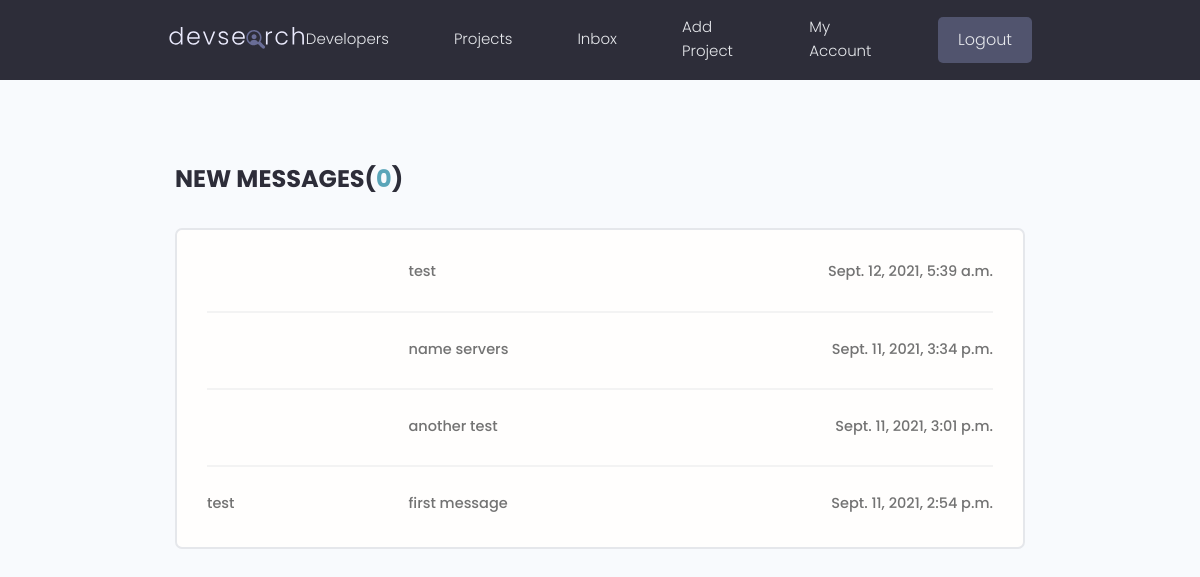
The page /inbox/ (signed in) on the database its author committed.
### users/models.py (models this page shows, shortened)
class Message(models.Model):
    sender = models.ForeignKey(Profile, on_delete=SET_NULL, null=True, blank=True)
    recipient = models.ForeignKey(Profile, on_delete=SET_NULL, null=True, blank=True, related_name="messages")
    name = models.CharField(max_length=200, null=True, blank=True)
    email = models.EmailField(max_length=200, null=True, blank=True)
    subject = models.CharField(max_length=200, null=True, blank=True)
    body = models.TextField()
    is_read = models.BooleanField(default=False, null=True)
    created = models.DateTimeField(auto_now_add=True)
    id = models.UUIDField(default=uuid.uuid4, unique=True, primary_key=True, editable=False)
    class Meta:
        ordering = ['is_read', '-created']

class Profile(models.Model):
    user = models.OneToOneField(User, on_delete=CASCADE, null=True, blank=True)
    name = models.CharField(max_length=200, blank=True, null=True)
    username = models.CharField(max_length=200, blank=True, null=True)
    location = models.CharField(max_length=200, blank=True, null=True)
    email = models.EmailField(max_length=250, blank=True, null=True)
    short_intro = models.CharField(max_length=300, blank=True, null=True)
    bio = models.TextField(blank=True, null=True)
    profile_image = models.ImageField(null=True, blank=True, upload_to='profiles/', default='profiles/user-default.png')
    social_github = models.CharField(max_length=200, blank=True, null=True)
    social_twitter = models.CharField(max_length=200, blank=True, null=True)
    social_linkedin = models.CharField(max_length=200, blank=True, null=True)
    social_youtube = models.CharField(max_length=200, blank=True, null=True)
    social_website = models.CharField(max_length=200, blank=True, null=True)
    created = models.DateTimeField(auto_now_add=True)
    id = models.UUIDField(default=uuid.uuid4, unique=True, primary_key=True, editable=False)
    class Meta:
        ordering = ['created']

### users/views.py (the view)
# urls.py: path('inbox/', views.inbox, name='inbox'),
@login_required(login_url='login')
def inbox(request):
    profile = request.user.profile
    messageRequests = profile.messages.all()
    unreadCount = messageRequests.filter(is_read=False).count()
    context = {'messageRequests': messageRequests, 'unreadCount': unreadCount}
    return render(request, 'users/inbox.html', context)

### users/templates/users/inbox.html
{% extends 'main.html' %}
{% block content %}
  <main class="inbox my-xl">
    <div class="content-box">
      <h3 class="inbox__title">New Messages(<span>{{ unreadCount }}</span>)</h3>
      <ul class="messages">
        {% for message in messageRequests %}
        {% if message.is_read == False %}
        <li class="message message--unread">
        {% else %}
        <li class="message">
        {% endif%}
          <a href="{% url 'view-message' message.id %}">
            <span class="message__author">{{ message.sender.name }}</span>
            <span class="message__subject">{{message.subject}}</span>
            <span class="message__date">{{message.created}}</span>
          </a>
        </li>
        {% endfor %}
      </ul>
    </div>
  </main>
{% endblock %}

### templates/main.html (shortened to what this page needs)
<!DOCTYPE html>
{% load static %}
<html>
  <head>
    <link rel="stylesheet" href="https://cdn.iconmonstr.com/1.3.0/css/iconmonstr-iconic-font.min.css" />
    <link rel="stylesheet" href=" {% static 'uikit/styles/uikit.css' %}" />
    <link rel="stylesheet" href="{% static 'styles/app.css' %}" />
  </head>
  <body>
    {% include 'navbar.html' %}
    {% block content %}
    {% endblock %}
  </body>
</html>

### templates/navbar.html (shortened to what this page needs)
{% load static %}
  <header class="header">
    <div class="container container--narrow">
      <a href="{% url 'profiles' %}" class="header__logo">
        <img src="{% static 'images/logo.svg' %}" alt="DevSearch Logo" />
      </a>
      <nav class="header__nav">
        <ul class="header__menu">
          <li class="header__menuItem"><a href="{% url 'profiles' %}">Developers</a></li>
          <li class="header__menuItem"><a href="{% url 'projects' %}">Projects</a></li>
          {% if request.user.is_authenticated %}
          <li class="header__menuItem"><a href="{% url 'inbox' %}">Inbox</a></li>
          <li class="header__menuItem"><a href="{% url 'create-project' %}">Add Project</a></li>
          <li class="header__menuItem"><a href="{% url 'account' %}">My Account</a></li>
          <li class="header__menuItem"><a href="{% url 'logout' %}" class="btn btn--sub">Logout</a></li>
          {% else %}
          <li class="header__menuItem"><a href="{% url 'login' %}" class="btn btn--sub">Login/Sign Up</a></li>
          {% endif %}
        </ul>
      </nav>
    </div>
  </header>

### static/styles/app.css (style rules this page uses)
:root { --color-sub: #2d2d39; }
.btn--sub { background-color: var(--color-sub-light); }
img { width: 100%; }
.content-box { width: 95%; max-width: 85rem; margin: 0 auto; }
.header { position: sticky; z-index: 111; background-color: var(--color-sub); padding: 1.5rem 0; }
.header > .container { display: flex; justify-content: space-between; align-items: center; }
.header__logo > img { height: 3.8rem; }
.header__nav > ul { display: inline-flex; align-items: center; list-style: none; gap: 6.5rem; }
.header__menuItem > a { color: var(--color-light); font-weight: 300; }
.inbox { height: 90vh; }
.inbox__title, .inbox__title span { font-size: 2.4rem; font-weight: 700; color: var(--color-sub); text-transform: uppercase; text-align: left; margin-bottom: 3rem; }
.inbox__title span { color: var(--color-main); }
.messages { list-style: none; background: var(--color-white); padding: 0.5rem 3rem; border: 2px solid var(--color-light); border-radius: 0.7rem; }
.message { padding: 2.5rem 0; }
.message > a span { font-size: 1.45rem; font-weight: 500; }
.message:not(:last-child) { border-bottom: 2px solid var(--color-white-light); }
.message > a { display: flex; gap: 1rem; }
.message__author, .message__date { flex-basis: 25%; }
.message__subject { flex-basis: 50%; }
.message__date { text-align: right; }

### static/uikit/styles/modules/_variables.css (style rules this page uses)
:root { --color-main: #5aa5b9; --color-main-light: #e6faff; --color-sub: #3f4156; --color-sub-light: #51546e; --color-sub-lighter: #ededfd; --color-text: #737373; --color-gray: #8b8b8b; --color-light: #e5e7eb; --color-light-gray: #767676; --color-bg: #f8fafd; --color-white: #fffefd; --color-white-light: #f3f3f3; --color-success: #359e64; --color-success-bg: #def8e8; --color-error: #fc4b0b; --color-error-bg: #fff2ee; --font-base: 'Poppins', arial, helvetica, 'Segoe UI', roboto, ubuntu, sans-serif; --font-monospace: 'Fira Code', 'Courier New', courier, monospace; --font-regular: 300; --font-medium: 500; --font-bold: 700; --generic-shadow: 1px 1px 5px #00000010; --generic-transition: all 0.3s ease-in-out; }

### static/uikit/styles/modules/_base.css (style rules this page uses)
* { margin: 0; padding: 0; box-sizing: border-box; text-rendering: optimizeLegibility; color: inherit; font-size: inherit; }
html { font-size: 50%; }
@media only screen and (min-width: 480px) { html { font-size: 56.25%; } }
@media only screen and (min-width: 1200px) { html { font-size: 62.5%; } }
body { line-height: 1.6; font-weight: 400; font-size: 1.5rem; color: var(--color-text); background-color: var(--color-bg); min-height: 100vh; }

### static/uikit/styles/modules/_typography.css (style rules this page uses)
* { font-family: var(--font-base); }
h3 { font-size: 3.2rem; font-weight: var(--font-medium); }
p, span, strong { font-size: 1.6rem; color: var(--color-text); font-weight: var(--font-regular); }
a { padding-bottom: 2px; text-decoration: none; display: inline-block; color: var(--color-main); font-weight: var(--font-medium); }

### static/uikit/styles/modules/_utilities.css (style rules this page uses)
.container { width: 92%; max-width: 165rem; margin: 0 auto; box-sizing: border-box; }
.container--narrow { width: 92%; max-width: 120rem; }
@media screen and (min-width: 1000px) { .container { width: 90%; } }
@media screen and (min-width: 1000px) { .container--narrow { width: 85%; } }
@media screen and (min-width: 1200px) { .container { width: 80%; } }
@media screen and (min-width: 1200px) { .container--narrow { width: 72%; } }
.my-xl { margin: 8rem auto; }

### static/uikit/styles/modules/_button.css (style rules this page uses)
.btn { display: inline-block; position: relative; cursor: pointer; background-color: var(--color-light); font-weight: var(--font-medium); color: var(--color-sub); text-decoration: none; padding: 1rem 2rem; border-radius: 0.5rem; border: none; width: -webkit-fit-content; width: -moz-fit-content; width: fit-content; height: -webkit-fit-content; height: -moz-fit-content; height: fit-content; font-size: 1.6rem; outline-width: 0; outline-color: transparent; -webkit-backface-visibility: hidden; backface-visibility: hidden; transition: all 0.3s ease-in-out; }
.btn--sub { background-color: var(--color-sub); color: var(--color-white); }

### rows shown on the page
Message: subject "test", created "Sept. 12, 2021, 5:39 a.m."
Message: subject "name servers", created "Sept. 11, 2021, 3:34 p.m."
Message: subject "another test", created "Sept. 11, 2021, 3:01 p.m."
Message: sender.name "test", subject "first message", created "Sept. 11, 2021, 2:54 p.m."

### other values the page prints
{{ unreadCount }} "0"
